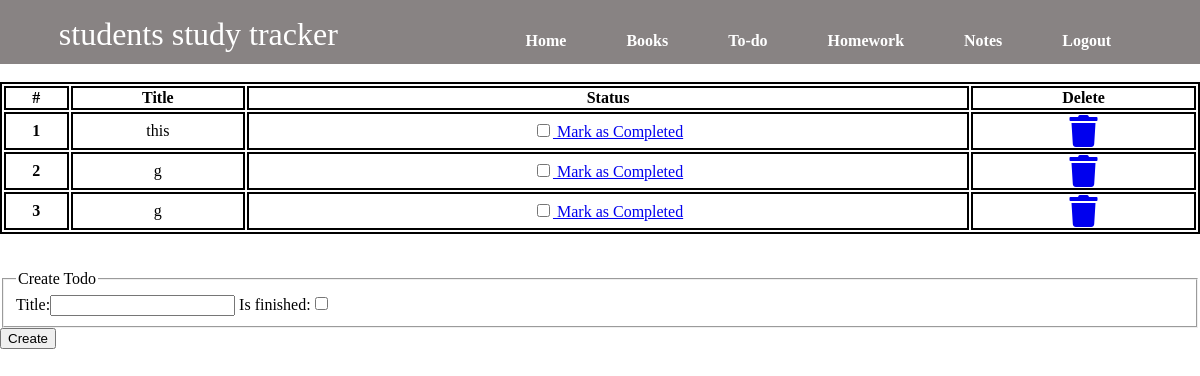
Page /todo (signed in) on the earlier database version.
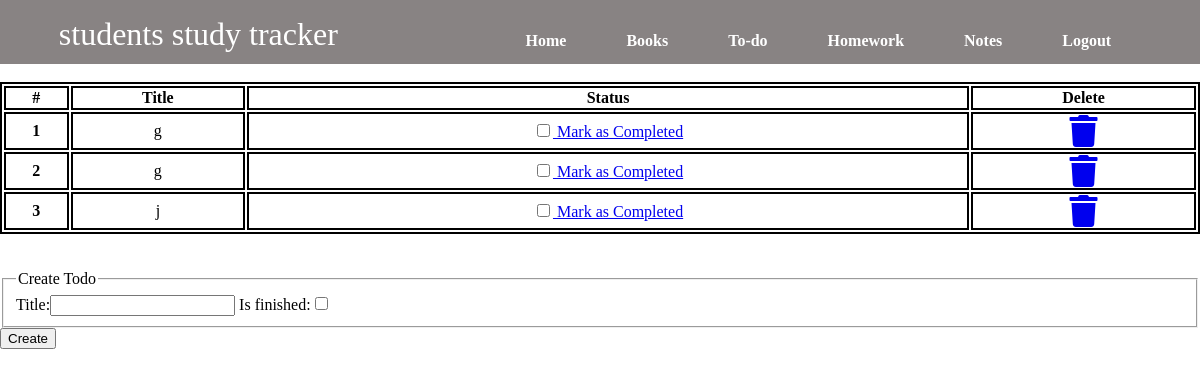
Same page on the later database version.
### dashboard/models.py (models this page shows, shortened)
class Todo(models.Model):
    user = models.ForeignKey(User, on_delete=models.CASCADE)
    title = models.CharField(max_length=100)
    is_finished = models.BooleanField(default=False)

### dashboard/views.py (the view)
# urls.py: path('todo', views.todo, name='todo'),
@login_required
def todo(request):
    if request.method == 'POST':
        form = TodoForm(request.POST)
        if form.is_valid():
            try:
                finished = request.POST["is_finished"]
                if finished == 'on':
                    finished = True
                else:
                    finished = False
            except:
                finished = False
            todos = Todo(
                user = request.user,
                title = request.POST['title'],
                is_finished = finished
            )
            todos.save()
            messages.success(request, f"added from {request.user.username}")
    else:
        form = TodoForm()
    todo = Todo.objects.filter(user=request.user)
    if len(todo) == 0:
        todos_done = True
    else:
        todos_done = False
    context={
        'todos':todo,
        'form': form,
        'todos_done':todos_done
    }
    return render(request, "dashboard/todo.html",context)

### dashboard/forms.py
class TodoForm(forms.ModelForm):
    class Meta:
        model = Todo
        fields = ['title','is_finished']

### dashboard/templates/dashboard/todo.html (shortened to what this page needs)
{% extends 'dashboard/base.html' %}
{% load static %}
{% block content %}
<div id="homework">
    {% if not todos_done  %}
    <table>
        <thead>
            <tr>
                <th scope="col">#</th>
                <th scope="col">Title</th>
                <th scope="col">Status</th>
                <th scope="col">Delete</th>
            </tr>
        </thead>
        <tbody>
            {% for todo in todos%}
            <tr>
                <th scope="row">{{ forloop.counter }}</th>
                <td>{{ todo.title }}</td>
                <td>
                    <a href="{% url 'update-todo' todo.id %}">
                        <div class="form-check">
                            {% if todo.is_finished == True %}
                            <input class="form-check-input" type="checkbox" value="" checked>
                            {% else %}
                            <input class="form-check-input" type="checkbox" value="">
                            {% endif %}
                            <label class="form-check-label text-light" for="flexCheckDefault">
                                Mark as Completed
                            </label>
                        </div>
                    </a>
                </td>
                <td><a href="{% url 'delete-todo' todo.id %}"><i class="fa fa-trash fa-2x"></i></a></td>
            </tr>
            {% endfor %}
        </tbody>
    </table>
    {% else %}
    <h4>All tasks have been done!! create to add more</h4>
    {% endif %}
</div><br><br>
<div class="container">
    <form method="POST">
        <fieldset class="form-group">
            <legend class="border-bottom mb-4">Create Todo</legend>
            {{form}}
        </fieldset>
        <div class="form-group">
            <button href="" class="btn btn-outline-info" type="submit">
                Create
            </button>
        </div>
    </form>
</div>
{% endblock content %}

Differences in the rows shown:
removed Todo: title "this"
added Todo: title "j"
